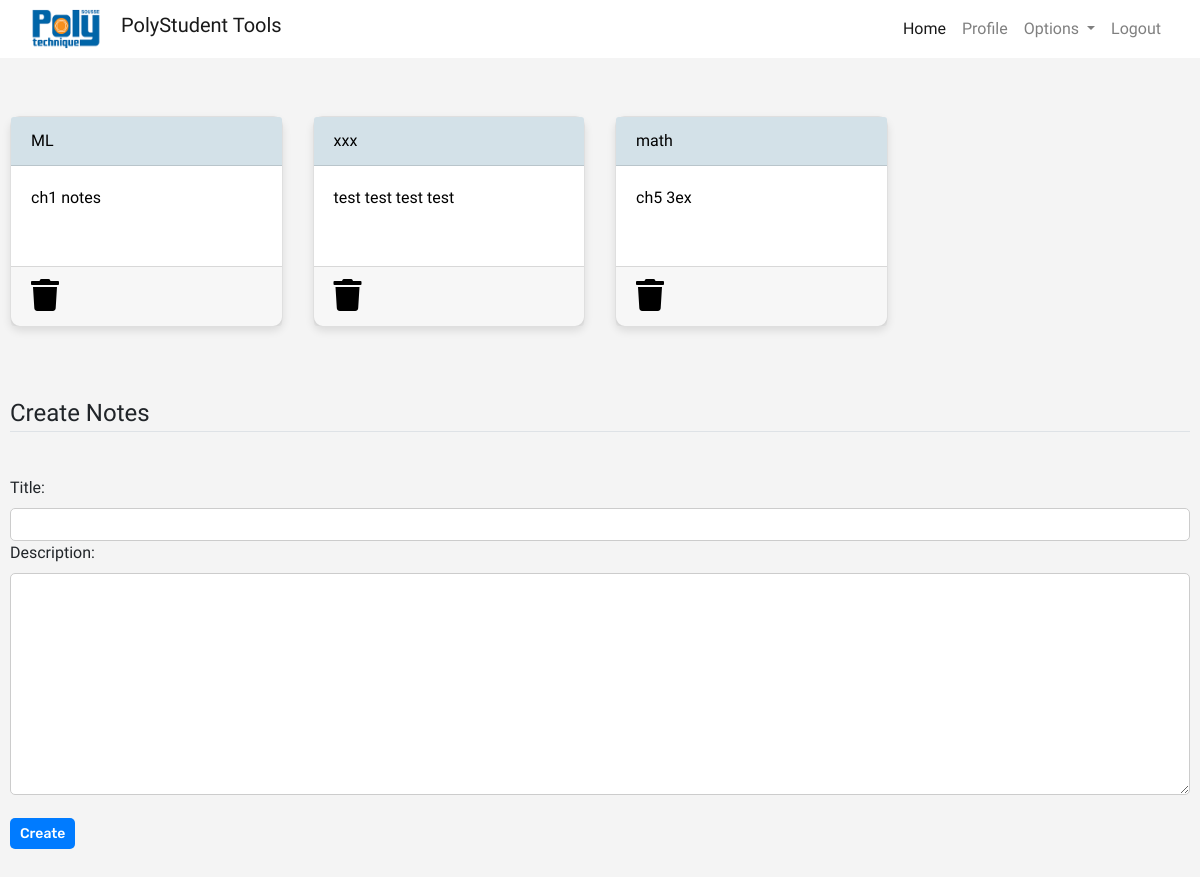
Screenshot of /notes (signed in) with the database file from the repository.
### dashboard/models.py (models this page shows, shortened)
class Notes(models.Model):
    user=models.ForeignKey(User, on_delete=models.CASCADE)
    title = models.CharField(max_length=200)
    description=models.TextField()
    class Meta:
        verbose_name = "notes"
        verbose_name_plural = "notes"

### dashboard/views.py (the view)
# urls.py: path('notes',views.notes,name="notes"),
def notes(request):
    if request.method =="POST":
        form =NotesForm(request.POST)
        if form.is_valid():
            notes = Notes(user=request.user, title=request.POST['title'],description=request.POST['description'])
            notes.save()
        messages.success(request,f"Notes Added from {request.user.username} Successfully!")
    else:
        form = NotesForm()
    notes = Notes.objects.filter(user = request.user)
    context = {'notes':notes,'form':form}
    return render(request,'dashboard/notes.html',context)

### dashboard/forms.py
class NotesForm(forms.ModelForm):
    class Meta:
        model = Notes
        fields = ['title','description']

### dashboard/templates/dashboard/notes.html (shortened to what this page needs)
{% extends 'dashboard/base.html' %}
{% load static %}
{% load crispy_forms_tags %}
{% block content %}
<div class="container">
    <div class="row">
        {% for note in notes %}
        <div class="col-md-3">
            <a href="{% url 'notes-detail' note.id %}">
                <div class="card">
                    <div class="card-header">{{note.title}}</div>
                    <div class="card-body">{{note.description|slice:"0:100"}}</div>
                    <div class="card-footer mt-auto "><a href="{% url 'delete-notes' note.id %}">
                        <i class="fa fa-trash fa-2x"></i></a>
                    </div>
                </div>
            </a>
        </div>
        {% endfor %}
        <br><br>
    </div>
</div>
<br><br>
<div class="container">
    <form method="POST">
        <fieldset class="form-group">
            <legend class="border-bottom mb-4">Create Notes</legend>
        </fieldset>
        {{form}}
        <div class="form-group">
            <button href="" class="btn btn-outline-info" type="submit">
                Create
            </button>
        </div>
    </form>
</div>
{% endblock content %}

### static/css/main.css (style rules this page uses)
html { height: 100%; }
body { margin: 0; font-family: "Quicksand", sans-serif; background-color: #f4f4f4; }
a { text-decoration: none; color: black; }
.card { border-radius: 10px; box-shadow: 0px 4px 8px rgba(0, 0, 0, 0.1); }
.card-header { background-color: #d3e1e8; color: black; font-weight: 500; }
.btn { font-family: "Rubik", sans-serif; font-weight: 500; border-radius: 20px; border: none; color: black; padding: 0.7rem 1.4rem; margin-top: 1rem; cursor: pointer; transition: background-color 0.3s ease; }
.container { max-width:max-content; margin: 0 auto; padding: 20px; box-sizing: border-box; }
.form-group { margin-bottom: 20px; }
input[type="text"], textarea { width: 100%; padding: 10px; border: 1px solid #ccc; border-radius: 5px; box-sizing: border-box; font-size: 16px; font-family: "Quicksand", sans-serif; }
button[type="submit"] { background-color: #007bff; color: #fff; border: none; border-radius: 5px; padding: 10px 20px; font-size: 16px; cursor: pointer; font-family: "Rubik", sans-serif; }
.container { max-width: 100%; padding: 10px; }
input[type="text"], textarea { font-size: 14px; padding: 5px; }
button[type="submit"] { font-size: 14px; padding: 5px 10px; }
.card-body { height: 100px; overflow: hidden; }

### rows the page displays
Notes: title "ML", description "ch1 notes"
Notes: title "xxx", description "test test test test"
Notes: title "math", description "ch5 3ex"
